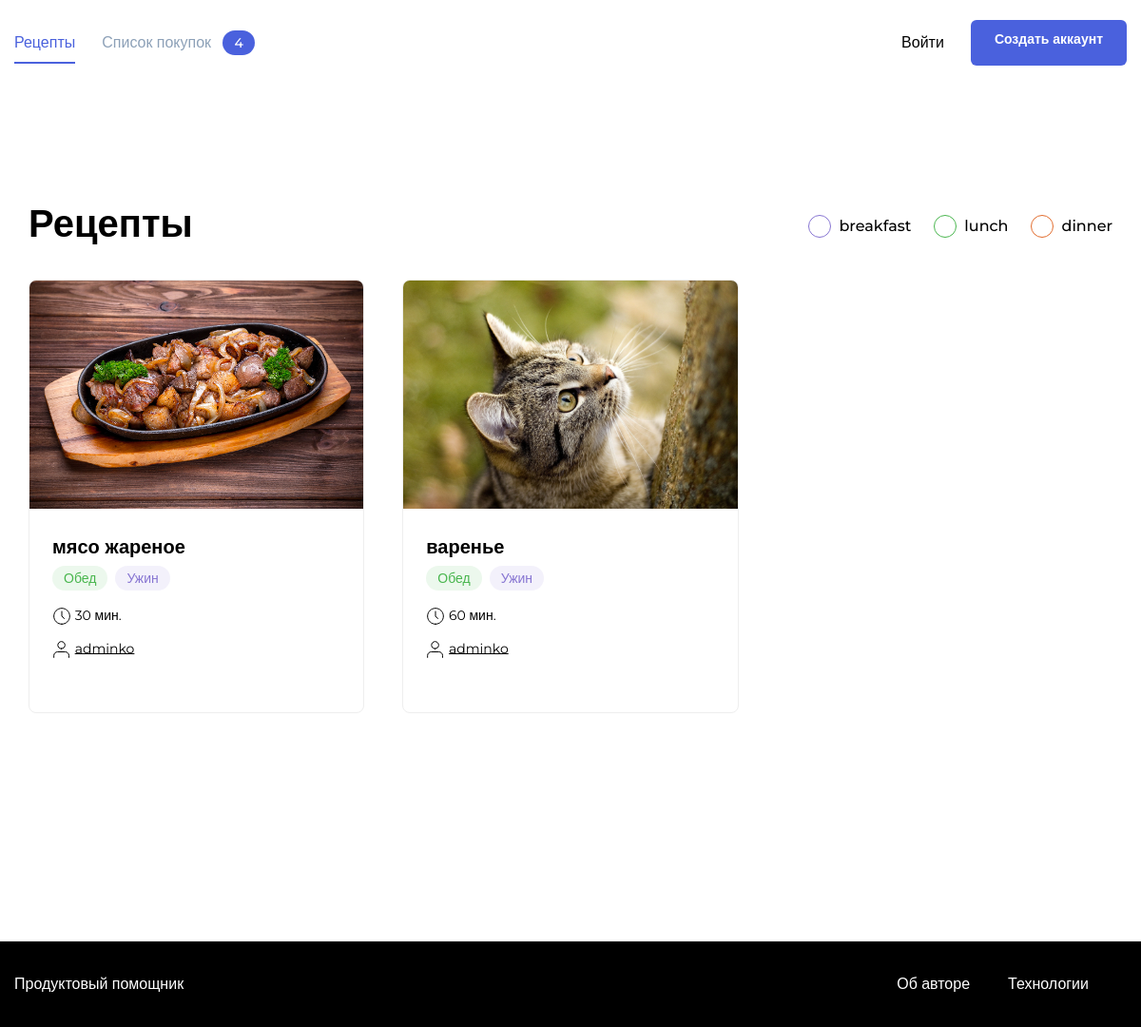
Before: / with the older database file.
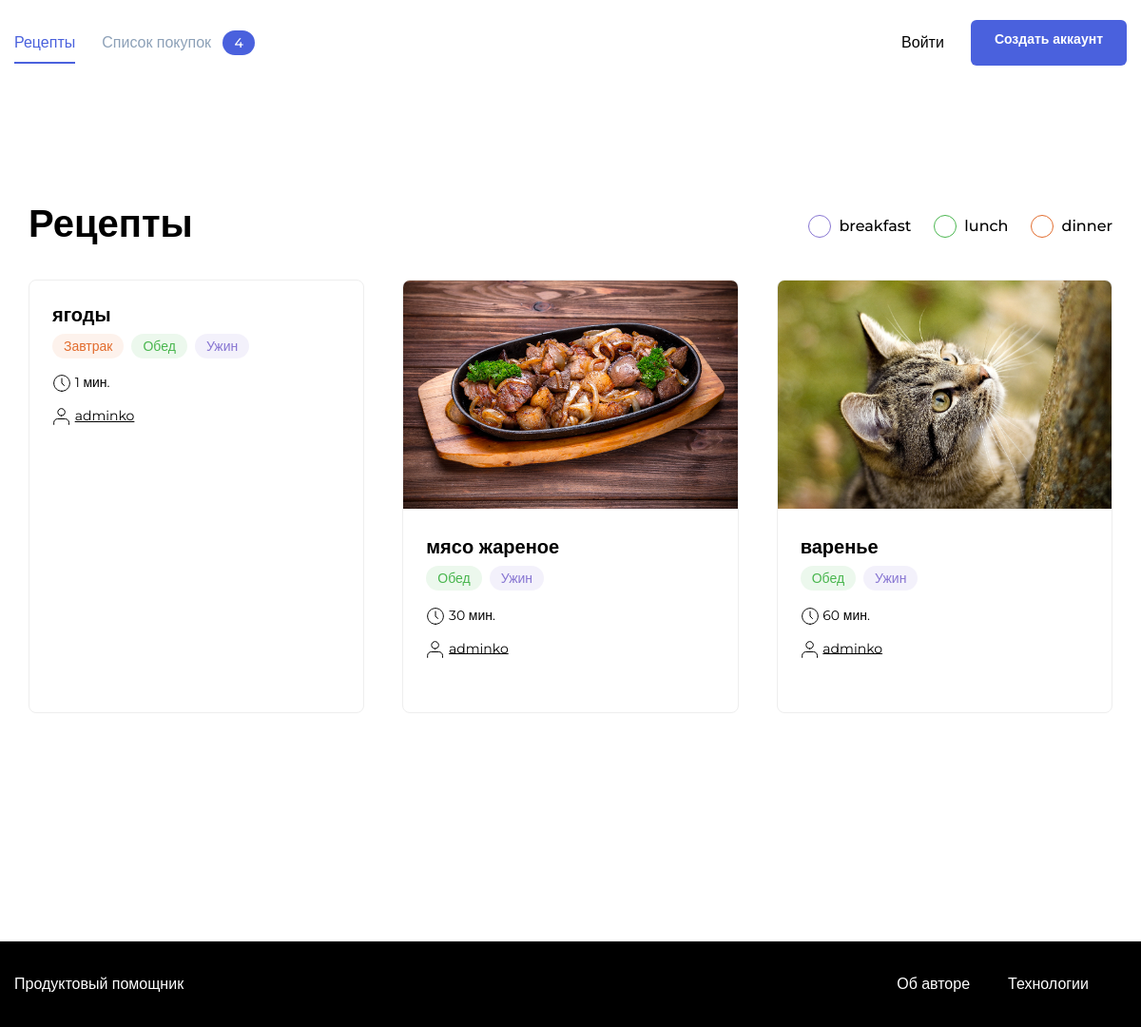
After: the same page with the newer database file.
### prod_h/models.py (models this page shows, shortened)
class Teg(models.Model):
    name = models.CharField(max_length=20)
    slug = models.SlugField(unique=True)
    color = models.CharField(
        max_length=20,
        verbose_name='Цвет тега',
        blank=True
    )

class Recipe(models.Model):
    author = models.ForeignKey(
        User,
        on_delete=models.CASCADE,
        related_name='recipes',
        verbose_name='автор рецепта',
    )
    name = models.CharField(
        max_length=100,
        verbose_name='Название рецепта',
        help_text='Максимальная длинна 100 символов',)
    image = models.ImageField(upload_to='prod_h/', blank=True, null=True)
    text = models.TextField(
        blank=True,
        verbose_name='Описание',
        help_text='Описание рецепта',)
    ingredients = models.ManyToManyField(
        ListOfIngridients,
        through='Amount',
        through_fields=('recipe', 'ingredient'),
        verbose_name='Игредиенты',
        help_text='Игредиенты',)
    tags = models.ManyToManyField(Teg, )
    time = models.IntegerField(verbose_name='Вермя приготовления')
    pub_date = models.DateTimeField("date published", auto_now_add=True)
    slug = models.SlugField(
        max_length=500,
        unique=True,
        blank=True,
    )
    class Meta:
        ordering = ["-pub_date"]

### prod_h/views.py (the view)
# urls.py: path('', views.index, name='index'),
def index(request):
    tags = tags_filter(request)
    latest = Recipe.objects.filter(tags__name__in=tags).prefetch_related('tags').select_related('author').distinct()
    paginator = Paginator(latest, 6)
    page_number = request.GET.get('page')
    page = paginator.get_page(page_number)
    all_tags = Teg.objects.all()
    context = {
        "posts": latest,
        "page": page,
        'paginator': paginator,
        'all_tags': all_tags,
    }
    return render(request, "indexNotAuth.html", context=context)

### prod_h/utils.py (called while the page is built)
def tags_filter(request):
    tags_list = request.GET.getlist('tag', module.TAGS)
    return tags_list

### users/templatetags/tags_filters.py (called while the page is built)
@register.filter(name='parse_tags')
def parse_tags(get):
    return get.getlist('tag')

@register.filter(name='set_tag_qs')
def set_tag_qs(request, tag):
    new_req = request.GET.copy()
    tags = new_req.getlist('tag')
    if tag.name in tags:
        tags.remove(tag.name)
    else:
        tags.append(tag.name)
    new_req.setlist('tag', tags)
    return new_req.urlencode()

### templates/indexNotAuth.html (shortened to what this page needs)
{% extends "base.html" %}
{% load static %}
{% block static_css %}<link rel="stylesheet" href="{% static 'pages/index.css' %}">{% endblock %}
{% block content %}
    <main class="main container">
        <div class="main__header">
            <h1 class="main__title">Рецепты</h1>
            <ul class="tags">
                <li class="tags__item">
                    {% include "includes/filter_tag.html" %}
                </li>
            </ul>
        </div>
        <div class="card-list">
            {% for post in page %}
            {% include "includes/post_item.html" with post=post %}
            {% endfor %}
        </div>
    </main>
{%endblock%}

### templates/includes/filter_tag.html
{% load tags_filters %}
<ul class="tags">
  {% for tag in all_tags %}
    <li class="tags__item">
      <a
          id="{{ tag.name }}"
          class="tags__checkbox tags__checkbox_style_{{ tag.color }}
        {% if tag.name in request.GET|parse_tags %}tags__checkbox_active{% endif %}"
          href="{{ request.path }}?{{ request|set_tag_qs:tag}}">
      </a>
      <span class="tags__label">{{ tag.name }}</span>
    </li>
  {% endfor %}
</ul>

### templates/includes/post_item.html (shortened to what this page needs)
<div class="card" data-id="120">
      {% load thumbnail %}
      {% thumbnail post.image "364x240" crop="center" upscale=True as img %}
        <a href="{% url 'recipe_detail' post.id %}" class="link" target="_blank"><img src="{{ img.url }}" alt="{{ post.name }}" class="card__image"></a>
      {% endthumbnail %}
        <div class="card__body">
            <a class="card__title link" href="{% url 'recipe_detail' post.id %}" target="_blank">{{post.name}}</a>
            <ul class="card__items">
                {%include "includes/tag.html"%}
            </ul>
            <div class="card__items card__items_column">
                <p class="card__text"><span class="icon-time"></span> {{post.time}} мин.</p>
                <p class="card__text"><span class="icon-user"></span> <a href="{%url 'authors-recipes' username=post.author.username %}" style="color: black">{{post.author.username}}</a></p>
            </div>
        </div>
        <div class="card__footer">
        </div>
    </div>

### templates/includes/tag.html
{% for tag in post.tags.all %}
    {% if tag.name == 'breakfast' %}
        <li class="card__item"><span class="badge badge_style_orange">Завтрак</span></li>
    {% elif tag.name == 'lunch' %}
        <li class="card__item"><span class="badge badge_style_green">Обед</span></li>
    {% elif tag.name == 'dinner' %}
        <li class="card__item"><span class="badge badge_style_purple">Ужин</span></li>
    {% endif %}
{% endfor %}

Changed rows visible on the page:
added Recipe: name "ягоды", time "1", author.username "adminko", Teg (shows "Завтрак"), Teg (shows "Обед"), Teg (shows "Ужин")
